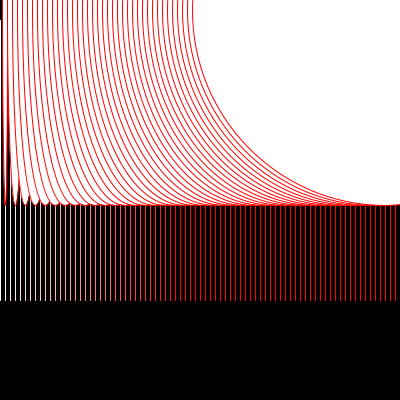
Frame 1 (no input)
Frame 60 (the mouse pressed at the canvas centre just before this capture): identical to frame 1, image omitted
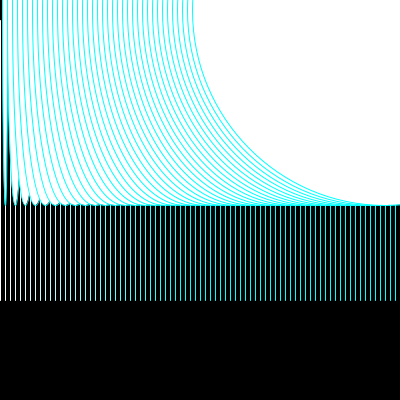
Frame 120 (the mouse held since frame 60 and released just before this capture)

The Processing sketch that drew these frames (run headless with seeded random() and noise(); from frame 60 on, the mouse is pressed at the canvas centre):

// Processing sketch: processing_37365
// ── processing_37365.pde

void setup() {
  size(400, 400);
  colorMode(HSB, width, 180, width);// color of lines
}

void draw() {
  background(0);
  for (int x=0; x<400; x+=5) { //spacing of the bars and color controlled by mouseY
    stroke(mouseY, x, width);
    line(x, 20, x, 300);
  }
  for (int x=5; x<390; x+=10) { //repeated ellipse 
    ellipse(x, 10, x, 390);
  }
}
